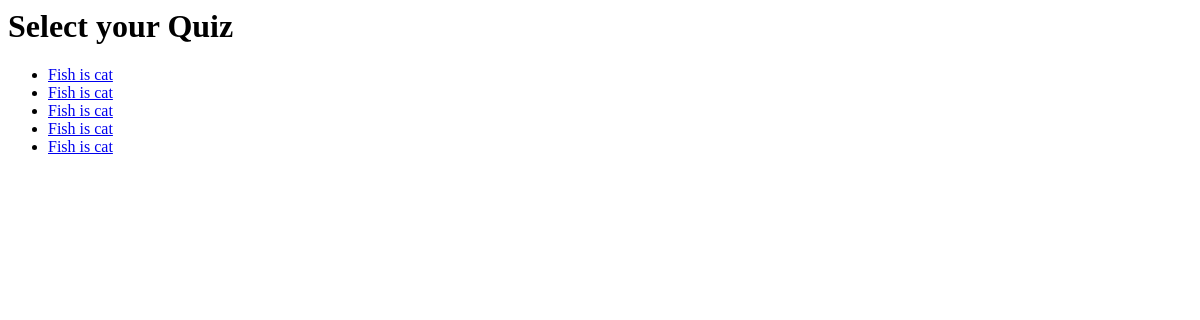
The page /quiz/goQuiz/ on the database as committed earlier.
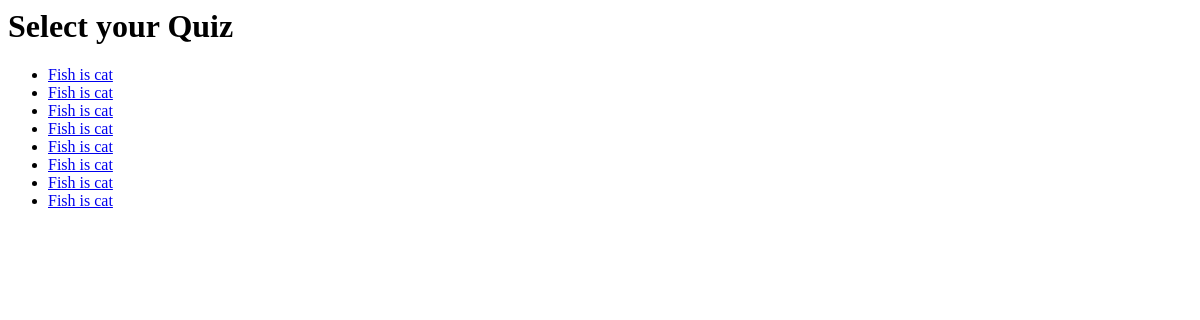
The same page on the database as committed later.
### Quiz/models.py (models this page shows, shortened)
class Question(models.Model):
    question_text= models.CharField(max_length=225)
    ans = models.CharField(default=0,max_length=225)

### Quiz/views.py (the view)
# urls.py: path('goQuiz/', views.goQuiz, name='goQuiz'),
def goQuiz(request):
    show_quiz = Question.objects.all()
    return render(request, 'answer.html', {'show_quiz':show_quiz})

### Quiz/templates/answer.html
<H1>Select your Quiz</H1>
<ul>
{% for question in show_quiz %}
    <li><a href="{% url 'Quiz:detail' question.id %}" id="q{{forloop.counter}}" >{{ question.question_text }}</a></li>
{% endfor %}
</ul>

Rows that differ between the two databases and show on the page:
added Question: question_text "Fish is cat"
added Question: question_text "Fish is cat"
added Question: question_text "Fish is cat"
